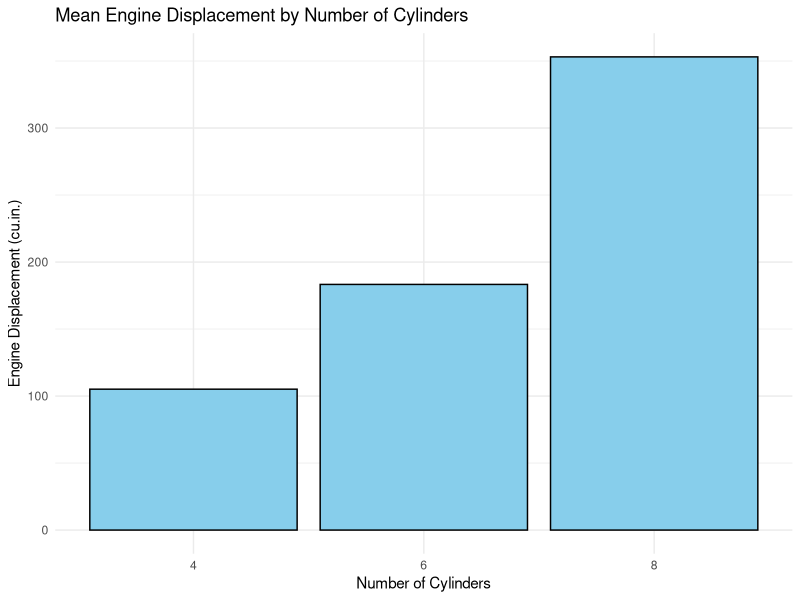

Here is the R script that generated this plot:
## ---- chunk 1
# Load  libraries
library(tidyverse)
library(knitr)
library(kableExtra)
## ---- chunk 2
# Summarise data
summary_data <- mtcars %>%
  group_by(cyl) %>%
  summarize(Displacement = round(mean(disp) , 2)) %>%
  arrange(cyl)

# Create table data 
table_data <- summary_data %>%
  mutate(across(everything(), ~ cell_spec(.x, align = "c")))

# Create table
summary_table <- table_data %>%
  kable("latex", col.names = c("Cylinders", "Displacement (cu.in.)"), 
        escape = FALSE,
        caption = "Table 1: Mean Engine Displacement by Number of Cylinders.",
        booktabs = TRUE) %>%
  kable_styling(full_width = FALSE, position = "center", 
                latex_options = c("hold_position")) %>%
  column_spec(1, border_left = FALSE, border_right = FALSE, latex_valign = "m", latex_column_spec = "c") %>%
  column_spec(2, border_left = FALSE, border_right = FALSE, latex_valign = "m", latex_column_spec = "c")

# Print table
summary_table
## ---- chunk 3
# Create bar chart


ggplot(summary_data, aes(x = factor(cyl), y = Displacement)) +
  geom_bar(stat = "identity", fill = "skyblue", color = "black") +
  labs(title = "Mean Engine Displacement by Number of Cylinders",
       x = "Number of Cylinders",
       y = "Engine Displacement (cu.in.)") +
  theme_minimal()
